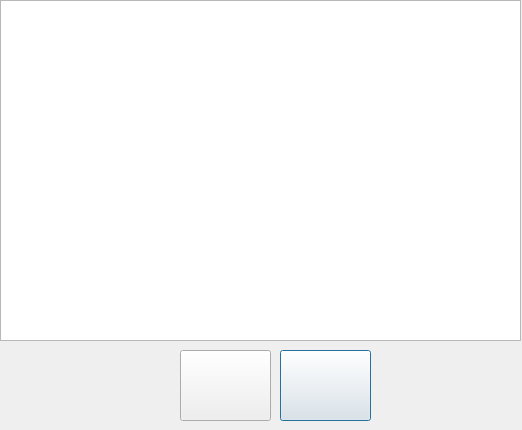
<?xml version="1.0" encoding="UTF-8"?>
<ui version="4.0">
 <class>Journal</class>
 <widget class="QDialog" name="Journal">
  <property name="geometry">
   <rect>
    <x>0</x>
    <y>0</y>
    <width>522</width>
    <height>430</height>
   </rect>
  </property>
  <property name="windowTitle">
   <string>Dialog</string>
  </property>
  <widget class="QPushButton" name="rightArrowButton">
   <property name="geometry">
    <rect>
     <x>280</x>
     <y>350</y>
     <width>91</width>
     <height>71</height>
    </rect>
   </property>
   <property name="text">
    <string/>
   </property>
  </widget>
  <widget class="QPushButton" name="leftArrowButton">
   <property name="geometry">
    <rect>
     <x>180</x>
     <y>350</y>
     <width>91</width>
     <height>71</height>
    </rect>
   </property>
   <property name="text">
    <string/>
   </property>
  </widget>
  <widget class="QTextEdit" name="notebook">
   <property name="geometry">
    <rect>
     <x>0</x>
     <y>0</y>
     <width>521</width>
     <height>341</height>
    </rect>
   </property>
  </widget>
 </widget>
 <resources/>
 <connections/>
</ui>
